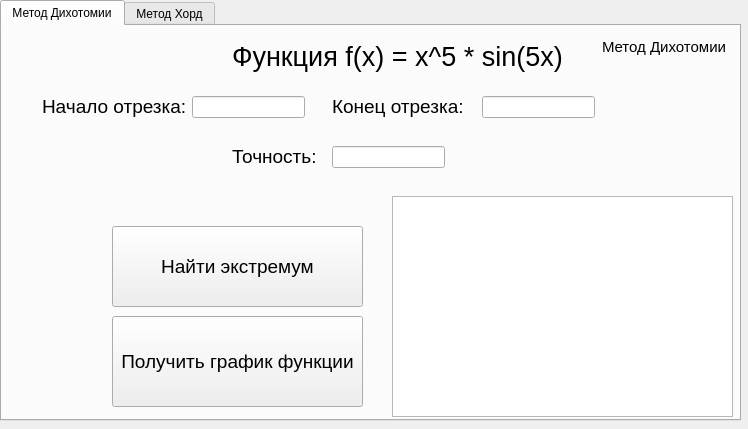
<?xml version="1.0" encoding="UTF-8"?>
<ui version="4.0">
 <class>MainWindow</class>
 <widget class="QMainWindow" name="MainWindow">
  <property name="geometry">
   <rect>
    <x>0</x>
    <y>0</y>
    <width>748</width>
    <height>429</height>
   </rect>
  </property>
  <property name="windowTitle">
   <string>Lab03</string>
  </property>
  <widget class="QWidget" name="centralwidget">
   <widget class="QTabWidget" name="tabWidget">
    <property name="geometry">
     <rect>
      <x>0</x>
      <y>0</y>
      <width>741</width>
      <height>421</height>
     </rect>
    </property>
    <property name="currentIndex">
     <number>0</number>
    </property>
    <widget class="QWidget" name="tab">
     <attribute name="title">
      <string>Метод Дихотомии</string>
     </attribute>
     <widget class="QLabel" name="function">
      <property name="geometry">
       <rect>
        <x>230</x>
        <y>10</y>
        <width>361</width>
        <height>41</height>
       </rect>
      </property>
      <property name="font">
       <font>
        <pointsize>20</pointsize>
       </font>
      </property>
      <property name="text">
       <string>Функция f(x) = x^5 * sin(5x)</string>
      </property>
     </widget>
     <widget class="QLabel" name="a">
      <property name="geometry">
       <rect>
        <x>40</x>
        <y>60</y>
        <width>151</width>
        <height>41</height>
       </rect>
      </property>
      <property name="font">
       <font>
        <pointsize>14</pointsize>
       </font>
      </property>
      <property name="text">
       <string>Начало отрезка:</string>
      </property>
     </widget>
     <widget class="QLabel" name="b">
      <property name="geometry">
       <rect>
        <x>330</x>
        <y>60</y>
        <width>151</width>
        <height>41</height>
       </rect>
      </property>
      <property name="font">
       <font>
        <pointsize>14</pointsize>
       </font>
      </property>
      <property name="text">
       <string>Конец отрезка:</string>
      </property>
     </widget>
     <widget class="QLineEdit" name="start">
      <property name="geometry">
       <rect>
        <x>190</x>
        <y>70</y>
        <width>113</width>
        <height>22</height>
       </rect>
      </property>
     </widget>
     <widget class="QLineEdit" name="end">
      <property name="geometry">
       <rect>
        <x>480</x>
        <y>70</y>
        <width>113</width>
        <height>22</height>
       </rect>
      </property>
     </widget>
     <widget class="QLabel" name="epsilonLabel">
      <property name="geometry">
       <rect>
        <x>230</x>
        <y>110</y>
        <width>151</width>
        <height>41</height>
       </rect>
      </property>
      <property name="font">
       <font>
        <pointsize>14</pointsize>
       </font>
      </property>
      <property name="text">
       <string>Точность:</string>
      </property>
     </widget>
     <widget class="QLineEdit" name="epsilon">
      <property name="geometry">
       <rect>
        <x>330</x>
        <y>120</y>
        <width>113</width>
        <height>22</height>
       </rect>
      </property>
     </widget>
     <widget class="QTextEdit" name="extremus">
      <property name="geometry">
       <rect>
        <x>390</x>
        <y>170</y>
        <width>341</width>
        <height>221</height>
       </rect>
      </property>
     </widget>
     <widget class="QPushButton" name="foundResult">
      <property name="geometry">
       <rect>
        <x>110</x>
        <y>200</y>
        <width>251</width>
        <height>81</height>
       </rect>
      </property>
      <property name="font">
       <font>
        <pointsize>14</pointsize>
       </font>
      </property>
      <property name="text">
       <string>Найти экстремум</string>
      </property>
     </widget>
     <widget class="QPushButton" name="graphButton">
      <property name="geometry">
       <rect>
        <x>110</x>
        <y>290</y>
        <width>251</width>
        <height>91</height>
       </rect>
      </property>
      <property name="font">
       <font>
        <pointsize>14</pointsize>
       </font>
      </property>
      <property name="text">
       <string>Получить график функции</string>
      </property>
     </widget>
     <widget class="QLabel" name="label">
      <property name="geometry">
       <rect>
        <x>600</x>
        <y>10</y>
        <width>131</width>
        <height>21</height>
       </rect>
      </property>
      <property name="font">
       <font>
        <pointsize>11</pointsize>
       </font>
      </property>
      <property name="text">
       <string>Метод Дихотомии</string>
      </property>
     </widget>
    </widget>
    <widget class="QWidget" name="tab_2">
     <attribute name="title">
      <string>Метод Хорд</string>
     </attribute>
     <widget class="QLineEdit" name="end_3">
      <property name="geometry">
       <rect>
        <x>480</x>
        <y>70</y>
        <width>113</width>
        <height>22</height>
       </rect>
      </property>
     </widget>
     <widget class="QLabel" name="b_3">
      <property name="geometry">
       <rect>
        <x>330</x>
        <y>60</y>
        <width>151</width>
        <height>41</height>
       </rect>
      </property>
      <property name="font">
       <font>
        <pointsize>14</pointsize>
       </font>
      </property>
      <property name="text">
       <string>Конец отрезка:</string>
      </property>
     </widget>
     <widget class="QLabel" name="function_3">
      <property name="geometry">
       <rect>
        <x>230</x>
        <y>10</y>
        <width>361</width>
        <height>41</height>
       </rect>
      </property>
      <property name="font">
       <font>
        <pointsize>20</pointsize>
       </font>
      </property>
      <property name="text">
       <string>Функция f(x) = x^5 * sin(5x)</string>
      </property>
     </widget>
     <widget class="QPushButton" name="foundResult_3">
      <property name="geometry">
       <rect>
        <x>110</x>
        <y>200</y>
        <width>251</width>
        <height>81</height>
       </rect>
      </property>
      <property name="font">
       <font>
        <pointsize>14</pointsize>
       </font>
      </property>
      <property name="text">
       <string>Найти экстремум</string>
      </property>
     </widget>
     <widget class="QLineEdit" name="start_3">
      <property name="geometry">
       <rect>
        <x>190</x>
        <y>70</y>
        <width>113</width>
        <height>22</height>
       </rect>
      </property>
     </widget>
     <widget class="QTextEdit" name="extremus_3">
      <property name="geometry">
       <rect>
        <x>390</x>
        <y>170</y>
        <width>341</width>
        <height>221</height>
       </rect>
      </property>
     </widget>
     <widget class="QLabel" name="epsilonLabel_3">
      <property name="geometry">
       <rect>
        <x>230</x>
        <y>110</y>
        <width>151</width>
        <height>41</height>
       </rect>
      </property>
      <property name="font">
       <font>
        <pointsize>14</pointsize>
       </font>
      </property>
      <property name="text">
       <string>Точность:</string>
      </property>
     </widget>
     <widget class="QLineEdit" name="epsilon_3">
      <property name="geometry">
       <rect>
        <x>330</x>
        <y>120</y>
        <width>113</width>
        <height>22</height>
       </rect>
      </property>
     </widget>
     <widget class="QPushButton" name="graphButton_3">
      <property name="geometry">
       <rect>
        <x>110</x>
        <y>290</y>
        <width>251</width>
        <height>91</height>
       </rect>
      </property>
      <property name="font">
       <font>
        <pointsize>14</pointsize>
       </font>
      </property>
      <property name="text">
       <string>Получить график функции</string>
      </property>
     </widget>
     <widget class="QLabel" name="a_3">
      <property name="geometry">
       <rect>
        <x>40</x>
        <y>60</y>
        <width>151</width>
        <height>41</height>
       </rect>
      </property>
      <property name="font">
       <font>
        <pointsize>14</pointsize>
       </font>
      </property>
      <property name="text">
       <string>Начало отрезка:</string>
      </property>
     </widget>
     <widget class="QLabel" name="label_2">
      <property name="geometry">
       <rect>
        <x>640</x>
        <y>10</y>
        <width>91</width>
        <height>21</height>
       </rect>
      </property>
      <property name="font">
       <font>
        <pointsize>11</pointsize>
       </font>
      </property>
      <property name="text">
       <string>Метод Хорд</string>
      </property>
     </widget>
    </widget>
   </widget>
  </widget>
 </widget>
 <resources/>
 <connections/>
</ui>
